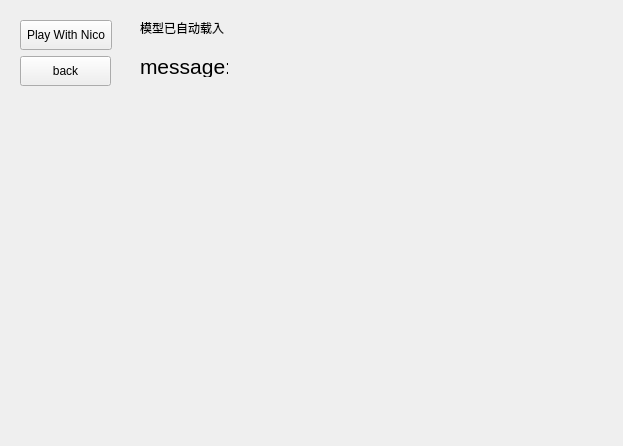
<?xml version="1.0" encoding="UTF-8"?>
<ui version="4.0">
 <class>StoneGameWidget</class>
 <widget class="QWidget" name="StoneGameWidget">
  <property name="geometry">
   <rect>
    <x>0</x>
    <y>0</y>
    <width>623</width>
    <height>446</height>
   </rect>
  </property>
  <property name="windowTitle">
   <string>Form</string>
  </property>
  <layout class="QGridLayout" name="gridLayout">
   <item row="0" column="0">
    <widget class="QWidget" name="widget" native="true">
     <widget class="MyPushButton" name="pushButton">
      <property name="geometry">
       <rect>
        <x>9</x>
        <y>9</y>
        <width>92</width>
        <height>30</height>
       </rect>
      </property>
      <property name="minimumSize">
       <size>
        <width>60</width>
        <height>30</height>
       </size>
      </property>
      <property name="text">
       <string>Play With Nico</string>
      </property>
     </widget>
     <widget class="MyPushButton" name="pushButton_2">
      <property name="geometry">
       <rect>
        <x>9</x>
        <y>45</y>
        <width>91</width>
        <height>30</height>
       </rect>
      </property>
      <property name="minimumSize">
       <size>
        <width>60</width>
        <height>30</height>
       </size>
      </property>
      <property name="maximumSize">
       <size>
        <width>200</width>
        <height>80</height>
       </size>
      </property>
      <property name="text">
       <string>back</string>
      </property>
     </widget>
     <widget class="QLabel" name="label_2">
      <property name="geometry">
       <rect>
        <x>129</x>
        <y>45</y>
        <width>88</width>
        <height>21</height>
       </rect>
      </property>
      <property name="font">
       <font>
        <pointsize>16</pointsize>
       </font>
      </property>
      <property name="text">
       <string>message:</string>
      </property>
     </widget>
     <widget class="QLabel" name="label">
      <property name="geometry">
       <rect>
        <x>129</x>
        <y>9</y>
        <width>84</width>
        <height>16</height>
       </rect>
      </property>
      <property name="text">
       <string>模型已自动载入</string>
      </property>
     </widget>
    </widget>
   </item>
  </layout>
 </widget>
 <customwidgets>
  <customwidget>
   <class>MyPushButton</class>
   <extends>QPushButton</extends>
   <header>mypushbutton.h</header>
  </customwidget>
 </customwidgets>
 <resources/>
 <connections/>
</ui>
